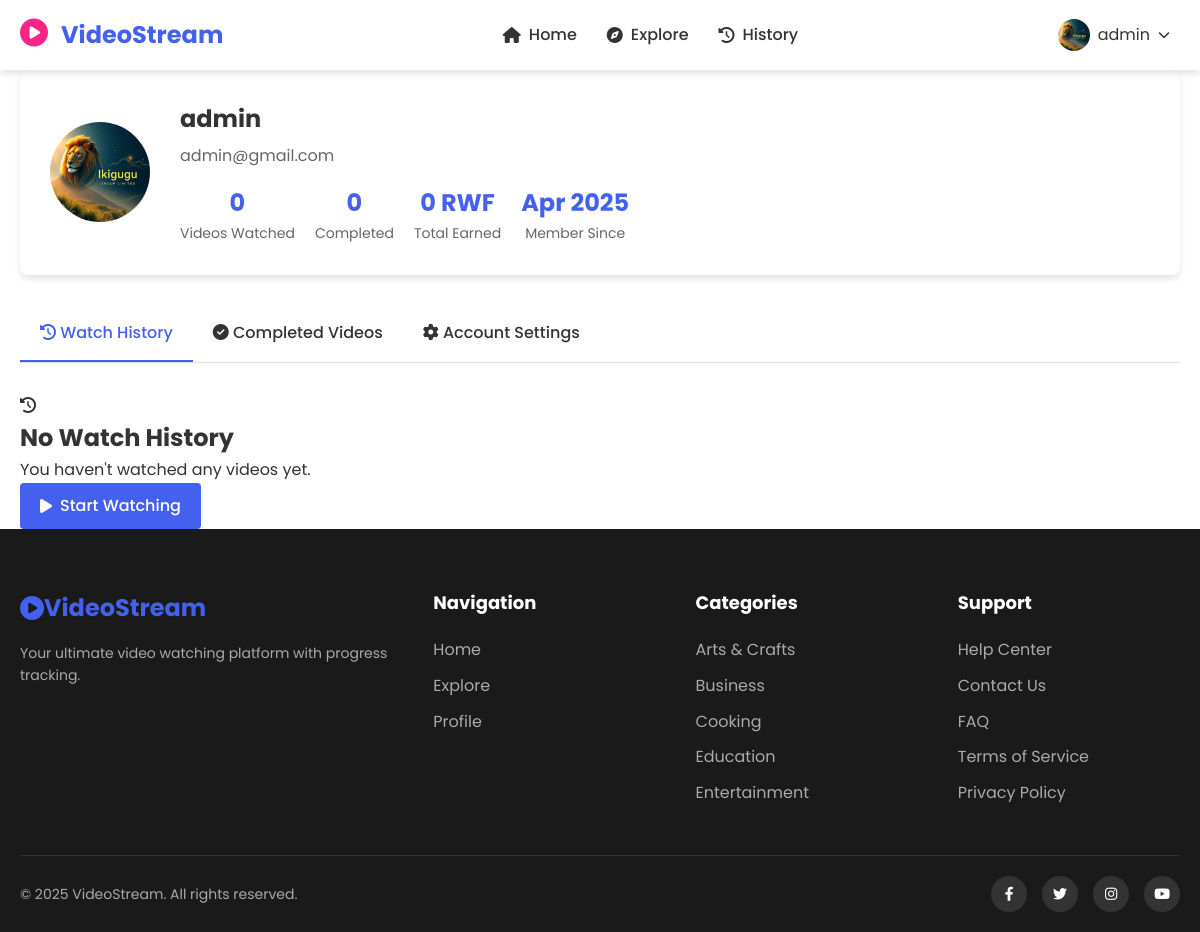
The app's page /profile.php (signed in) with its own data.
### tables this page shows
CREATE TABLE `users` (
  `id` int(11) NOT NULL,
  `username` varchar(50) NOT NULL,
  `email` varchar(100) NOT NULL,
  `password` varchar(255) NOT NULL,
  `profile_image` varchar(255) DEFAULT 'default.jpg',
  `is_admin` tinyint(1) DEFAULT 0,
  `created_at` timestamp NOT NULL DEFAULT current_timestamp(),
  `last_login` timestamp NULL DEFAULT NULL
);

CREATE TABLE `categories` (
  `id` int(11) NOT NULL,
  `name` varchar(50) NOT NULL,
  `description` text DEFAULT NULL
);

### includes/auth.php (called while the page is built, shortened)
<?php
require_once 'db.php';
function isLoggedIn() {
    if (isset($_SESSION['logged_in']) && $_SESSION['logged_in'] === true) {
        return true;
    }
    return false;
}
function getCurrentUser() {
    global $pdo;
    try {
        $stmt = $pdo->prepare("SELECT id, username, email, profile_image, created_at, last_login
                              FROM users WHERE id = ?");
        $stmt->execute([$_SESSION['user_id']]);
        return $stmt->fetch();
    } catch (PDOException $e) {
        return null;
    }
}
?>

### includes/functions.php (called while the page is built, shortened)
<?php
require_once 'db.php';
require_once 'auth.php';
function getUserWatchedVideos($userId) {
    global $pdo;
    try {
        $stmt = $pdo->prepare("
            SELECT v.*, w.watch_percentage, w.completed, w.last_position, w.watched_at
            FROM videos v
            JOIN watched_videos w ON v.id = w.video_id
            WHERE w.user_id = ?
            ORDER BY w.watched_at DESC
        ");
        $stmt->execute([$userId]);
        return $stmt->fetchAll();
    } catch (PDOException $e) {
        return [];
    }
}
function getAllCategories() {
    global $pdo;
    try {
        $stmt = $pdo->query("SELECT * FROM categories ORDER BY name ASC");
        return $stmt->fetchAll();
    } catch (PDOException $e) {
        return [];
    }
}
function formatPrice($price) {
    return number_format($price, 0, '.', ',') . ' RWF';
}
?>

### profile.php (the view, shortened to what this page needs)
<?php
require_once 'includes/db.php';
require_once 'includes/auth.php';
require_once 'includes/functions.php';
$user = getCurrentUser();
$watchedVideos = getUserWatchedVideos($user['id']);
$completedVideos = array_filter($watchedVideos, function($video) {
    return $video['completed'] == 1;
});
$totalEarnings = 0;
require_once 'includes/header.php';
?>
<div class="container">
    <div class="profile-page">
        <div class="profile-header">
            <img src="<?= SITE_URL ?>/assets/images/profiles/<?= $user['profile_image'] ?>" alt="<?= $user['username'] ?>" class="profile-image">
            <div class="profile-info">
                <h1><?= $user['username'] ?></h1>
                <p><?= $user['email'] ?></p>
                <div class="profile-stats">
                    <div class="stat">
                        <div class="stat-value"><?= count($watchedVideos) ?></div>
                        <div class="stat-label">Videos Watched</div>
                    </div>
                    <div class="stat">
                        <div class="stat-value"><?= count($completedVideos) ?></div>
                        <div class="stat-label">Completed</div>
                    </div>
                    <div class="stat">
                        <div class="stat-value"><?= formatPrice($totalEarnings) ?></div>
                        <div class="stat-label">Total Earned</div>
                    </div>
                    <div class="stat">
                        <div class="stat-value"><?= date('M Y', strtotime($user['created_at'])) ?></div>
                        <div class="stat-label">Member Since</div>
                    </div>
                </div>
            </div>
        </div>
        <div class="profile-tabs">
            <div class="profile-tab active" data-tab="history">
                <i class="fas fa-history"></i> Watch History
            </div>
            <div class="profile-tab" data-tab="completed">
                <i class="fas fa-check-circle"></i> Completed Videos
            </div>
            <div class="profile-tab" data-tab="settings">
                <i class="fas fa-cog"></i> Account Settings
            </div>
        </div>
        <div id="history" class="tab-content active">
            <?php if (empty($watchedVideos)): ?>
                <div class="no-results">
                    <i class="fas fa-history"></i>
                    <h2>No Watch History</h2>
                    <p>You haven't watched any videos yet.</p>
                    <a href="<?= SITE_URL ?>/dashboard.php" class="btn btn-primary">
                        <i class="fas fa-play"></i> Start Watching
                    </a>
                </div>
            <?php endif; ?>
        </div>
    </div>
</div>
<?php require_once 'includes/footer.php'; ?>

### includes/header.php (shortened to what this page needs)
<?php
require_once 'db.php';
require_once 'auth.php';
require_once 'functions.php';
$currentUser = isLoggedIn() ? getCurrentUser() : null;
?>
<!DOCTYPE html>
<html lang="en">
<head>
    <link rel="stylesheet" href="https://cdnjs.cloudflare.com/ajax/libs/font-awesome/6.4.0/css/all.min.css">
    <link rel="stylesheet" href="<?= SITE_URL ?>/assets/css/style.css">
</head>
<body>
    <header class="main-header">
        <div class="container">
            <div class="logo">
                <a href="<?= SITE_URL ?>">
                    <i class="fas fa-play-circle"></i>
                    <span><?= SITE_NAME ?></span>
                </a>
            </div>
            <nav class="main-nav">
                <ul>
                    <li><a href="<?= SITE_URL ?>"><i class="fas fa-home"></i> Home</a></li>
                    <li><a href="<?= SITE_URL ?>/dashboard.php"><i class="fas fa-compass"></i> Explore</a></li>
                    <?php if ($currentUser): ?>
                        <li><a href="<?= SITE_URL ?>/profile.php"><i class="fas fa-history"></i> History</a></li>
                    <?php endif; ?>
                </ul>
            </nav>
            <div class="user-actions">
                <?php if ($currentUser): ?>
                    <div class="user-profile">
                        <div class="profile-toggle">
                            <img src="<?= SITE_URL ?>/assets/images/profiles/<?= $currentUser['profile_image'] ?>" alt="<?= $currentUser['username'] ?>">
                            <span><?= $currentUser['username'] ?></span>
                            <i class="fas fa-chevron-down"></i>
                        </div>
                    </div>
                <?php else: ?>
                    <a href="<?= SITE_URL ?>/auth/login.php" class="btn btn-login"><i class="fas fa-sign-in-alt"></i> Login</a>
                    <a href="<?= SITE_URL ?>/auth/register.php" class="btn btn-register"><i class="fas fa-user-plus"></i> Register</a>
                <?php endif; ?>
            </div>
        </div>
    </header>
    <main class="main-content">

### includes/footer.php (shortened to what this page needs)
</main>
    <footer class="main-footer">
        <div class="container">
            <div class="footer-content">
                <div class="footer-logo">
                    <a href="<?= SITE_URL ?>">
                        <i class="fas fa-play-circle"></i>
                        <span><?= SITE_NAME ?></span>
                    </a>
                    <p>Your ultimate video watching platform with progress tracking.</p>
                </div>
                <div class="footer-links">
                    <div class="footer-section">
                        <h3>Navigation</h3>
                        <ul>
                            <li><a href="<?= SITE_URL ?>">Home</a></li>
                            <li><a href="<?= SITE_URL ?>/dashboard.php">Explore</a></li>
                            <?php if (isLoggedIn()): ?>
                                <li><a href="<?= SITE_URL ?>/profile.php">Profile</a></li>
                            <?php else: ?>
                                <li><a href="<?= SITE_URL ?>/auth/login.php">Login</a></li>
                                <li><a href="<?= SITE_URL ?>/auth/register.php">Register</a></li>
                            <?php endif; ?>
                        </ul>
                    </div>
                    <div class="footer-section">
                        <h3>Categories</h3>
                        <ul>
                            <?php
                            $footerCategories = getAllCategories();
                            $footerCategories = array_slice($footerCategories, 0, 5);
                            foreach ($footerCategories as $category):
                            ?>
                                <li>
                                    <a href="<?= SITE_URL ?>/dashboard.php?category=<?= urlencode($category['name']) ?>">
                                        <?= $category['name'] ?>
                                    </a>
                                </li>
                            <?php endforeach; ?>
                        </ul>
                    </div>
                    <div class="footer-section">
                        <h3>Support</h3>
                        <ul>
                            <li><a href="#">Help Center</a></li>
                            <li><a href="#">Contact Us</a></li>
                            <li><a href="#">FAQ</a></li>
                            <li><a href="#">Terms of Service</a></li>
                            <li><a href="#">Privacy Policy</a></li>
                        </ul>
                    </div>
                </div>
            </div>
            <div class="footer-bottom">
                <p>&copy; <?= date('Y') ?> <?= SITE_NAME ?>. All rights reserved.</p>
                <div class="social-links">
                    <a href="#" class="social-link"><i class="fab fa-facebook-f"></i></a>
                    <a href="#" class="social-link"><i class="fab fa-twitter"></i></a>
                    <a href="#" class="social-link"><i class="fab fa-instagram"></i></a>
                    <a href="#" class="social-link"><i class="fab fa-youtube"></i></a>
                </div>
            </div>
        </div>
    </footer>
</body>
</html>

### assets/css/style.css (style rules this page uses)
:root { --primary-color: #4361ee; --secondary-color: #3f37c9; --accent-color: #f72585; --text-color: #333333; --text-light: #666666; --background-color: #ffffff; --background-alt: #f8f9fa; --border-color: #e0e0e0; --success-color: #4caf50; --warning-color: #ff9800; --danger-color: #f44336; --shadow: 0 4px 6px rgba(0, 0, 0, 0.1); --transition: all 0.3s ease; }
* { margin: 0; padding: 0; box-sizing: border-box; }
body { font-family: 'Poppins', sans-serif; font-size: 16px; line-height: 1.6; color: var(--text-color); background-color: var(--background-color); }
a { color: var(--primary-color); text-decoration: none; transition: var(--transition); }
.container { width: 100%; max-width: 1200px; margin: 0 auto; padding: 0 20px; }
.btn { display: inline-flex; align-items: center; justify-content: center; padding: 10px 20px; border-radius: 4px; font-weight: 500; cursor: pointer; transition: var(--transition); border: none; outline: none; }
.btn i { margin-right: 8px; }
.btn-primary { background-color: var(--primary-color); color: white; }
.main-header { background-color: white; box-shadow: var(--shadow); position: sticky; top: 0; z-index: 100; }
.main-header .container { display: flex; align-items: center; justify-content: space-between; height: 70px; }
.logo { display: flex; align-items: center; font-size: 24px; font-weight: 700; }
.logo i { color: var(--accent-color); margin-right: 8px; font-size: 28px; }
.logo span { color: var(--primary-color); }
.main-nav ul { display: flex; list-style: none; }
.main-nav li { margin-left: 30px; }
.main-nav a { color: var(--text-color); font-weight: 500; display: flex; align-items: center; }
.main-nav a i { margin-right: 8px; }
.user-actions { display: flex; align-items: center; }
.user-profile { position: relative; }
.profile-toggle { display: flex; align-items: center; cursor: pointer; padding: 5px 10px; border-radius: 4px; transition: var(--transition); }
.profile-toggle img { width: 32px; height: 32px; border-radius: 50%; object-fit: cover; margin-right: 8px; }
.profile-toggle i { margin-left: 8px; font-size: 12px; }
.main-content { min-height: calc(100vh - 70px - 300px); }
.main-footer { background-color: #1a1a1a; color: white; padding: 60px 0 20px; }
.footer-content { display: flex; flex-wrap: wrap; gap: 40px; margin-bottom: 40px; }
.footer-logo { flex: 1 1 300px; }
.footer-logo a { display: flex; align-items: center; font-size: 24px; font-weight: 700; margin-bottom: 15px; }
.footer-logo p { color: #aaa; font-size: 14px; }
.footer-links { flex: 2 1 600px; display: flex; flex-wrap: wrap; gap: 40px; }
.footer-section { flex: 1 1 200px; }
.footer-section h3 { font-size: 18px; margin-bottom: 20px; color: white; }
.footer-section ul { list-style: none; }
.footer-section li { margin-bottom: 10px; }
.footer-section a { color: #aaa; transition: var(--transition); }
.footer-bottom { display: flex; align-items: center; justify-content: space-between; padding-top: 20px; border-top: 1px solid #333; font-size: 14px; color: #aaa; }
.social-links { display: flex; gap: 15px; }
.social-link { display: flex; align-items: center; justify-content: center; width: 36px; height: 36px; background-color: #333; border-radius: 50%; color: white; transition: var(--transition); }
.profile-header { background-color: white; border-radius: 8px; box-shadow: var(--shadow); padding: 30px; margin-bottom: 30px; display: flex; align-items: center; }
.profile-image { width: 100px; height: 100px; border-radius: 50%; object-fit: cover; margin-right: 30px; }
.profile-info h1 { font-size: 24px; margin-bottom: 5px; }
.profile-info p { color: var(--text-light); margin-bottom: 15px; }
.profile-stats { display: flex; gap: 20px; }
.stat { text-align: center; }
.stat-value { font-size: 24px; font-weight: 700; color: var(--primary-color); }
.stat-label { color: var(--text-light); font-size: 14px; }
.profile-tabs { display: flex; border-bottom: 1px solid var(--border-color); margin-bottom: 30px; }
.profile-tab { padding: 15px 20px; font-weight: 500; cursor: pointer; border-bottom: 2px solid transparent; transition: var(--transition); }
.profile-tab.active { color: var(--primary-color); border-bottom-color: var(--primary-color); }
.tab-content { display: none; }
.tab-content.active { display: block; }

### records on screen
users: profile_image (placeholder picture), username "admin", email "admin@gmail.com", created_at "Apr 2025"
categories: name "Arts & Crafts"
categories: name "Business"
categories: name "Cooking"
categories: name "Education"
categories: name "Entertainment"

### other values on screen
SITE_NAME "VideoStream"
count($watchedVideos) "0"
count($completedVideos) "0"
formatPrice($totalEarnings) "0 RWF"
